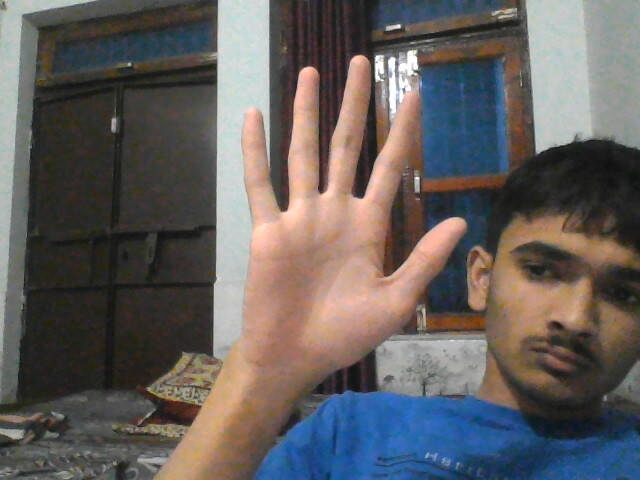
#> input picture dito.jpg, 640 x 480 px, found by its file name
$ python image_process.py
#> lines starting #> are read from the running program, lines starting #| are printed output that depends on the picture; after the words box and inside, x2 and y2 are one past the last pixel; in counts of white or black regions, pixels touching at a corner belong together
import cv2
import numpy as np
import matplotlib.pyplot as plt
file="D:\Device-Control-Using-OpenCV-and-ML\Device-Control-Using-OpenCV-and-ML\dito.jpg"
hand_xml=cv2.CascadeClassifier('D:/Device-Control-Using-OpenCV-and-ML/Device-Control-Using-OpenCV-and-ML/opencv/hand_detection.xml')
frame=cv2.imread(file)
#> frame is the input picture: shape (480, 640, 3); mean B, G, R 94.2, 95.6, 100.3
frame = cv2.resize(frame, (800, 800))
#> frame: shape (800, 800, 3)

temp=cv2.cvtColor(frame,cv2.COLOR_BGR2GRAY)
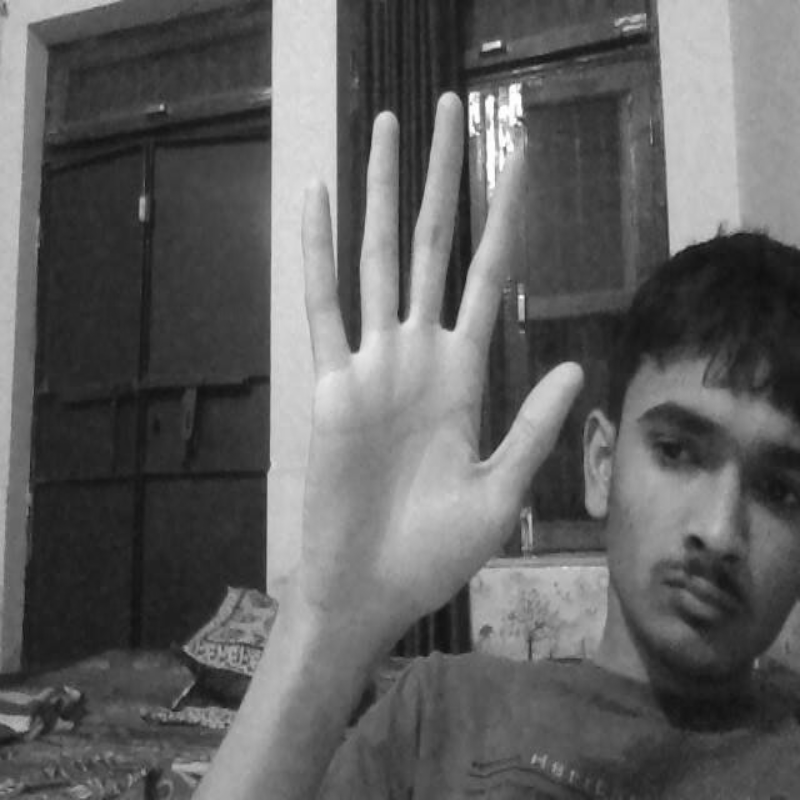
#> temp: shape (800, 800); min 15, max 255, mean 96.8
thresh, im_bw = cv2.threshold(temp, 128, 255, cv2.THRESH_BINARY | cv2.THRESH_OTSU)
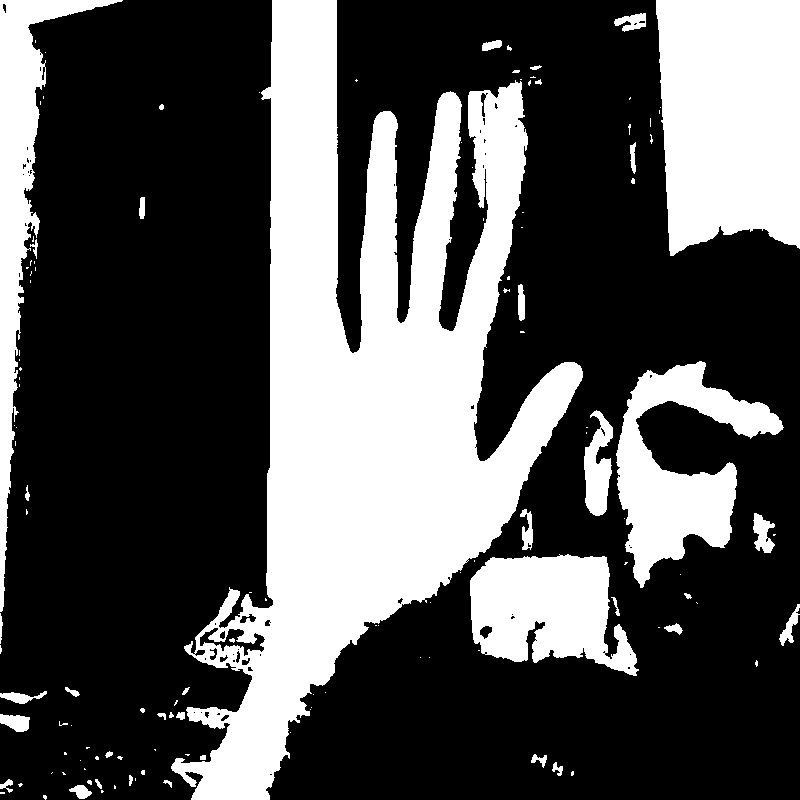
#> im_bw: shape (800, 800); 33.2% white; 130 white regions (88 under 20 px), largest, box (x1, y1, x2, y2) and area: (171, 0, 583, 800) 129240, (656, 0, 800, 256) 32841, (616, 361, 784, 588) 15618
#> thresh = 114
# [10 lines of commented-out code are left out]
gray = cv2.cvtColor(frame, cv2.COLOR_BGR2GRAY)
palm = hand_xml.detectMultiScale(gray, 1.1, 4)
#> palm = [[187, 166, 426, 426]]
#plt.imshow(palm)
for (x,y,w,h) in palm:
    roi_gray=gray[y:y+h,x:x+w]
    roi_color=frame[y:y+w,x:x+w]
    cv2.rectangle(frame, (x, y), (x+w, y+h), (255, 0, 0), 2)
    hand_palm= hand_xml.detectMultiScale(roi_gray)
    if len(hand_palm)==0:
        print("No hand detected")
    else:
        for (ex,ey,ew,eh) in hand_palm:
            hand_roi=roi_color[ey:ey+eh,ex:ex+ew]
#> this loop made 1 pass
#> (x, y, w, h, hand_palm) on pass 1: (187, 166, 426, 426, [[44, 48, 337, 337]])
#> pass 1, `roi_gray=gray[y:y+h,x:x+w]`:
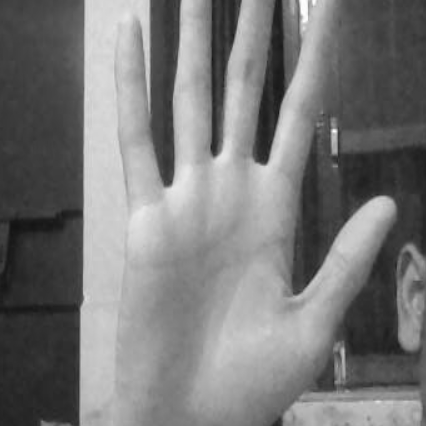
#> roi_gray: shape (426, 426); min 18, max 255, mean 120.8
#> pass 1, `roi_color=frame[y:y+w,x:x+w]`:
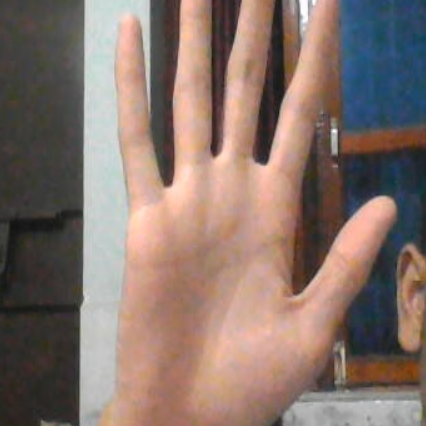
#> roi_color: shape (426, 426, 3); mean B, G, R 108.1, 115.9, 135.1
#> after the loop:
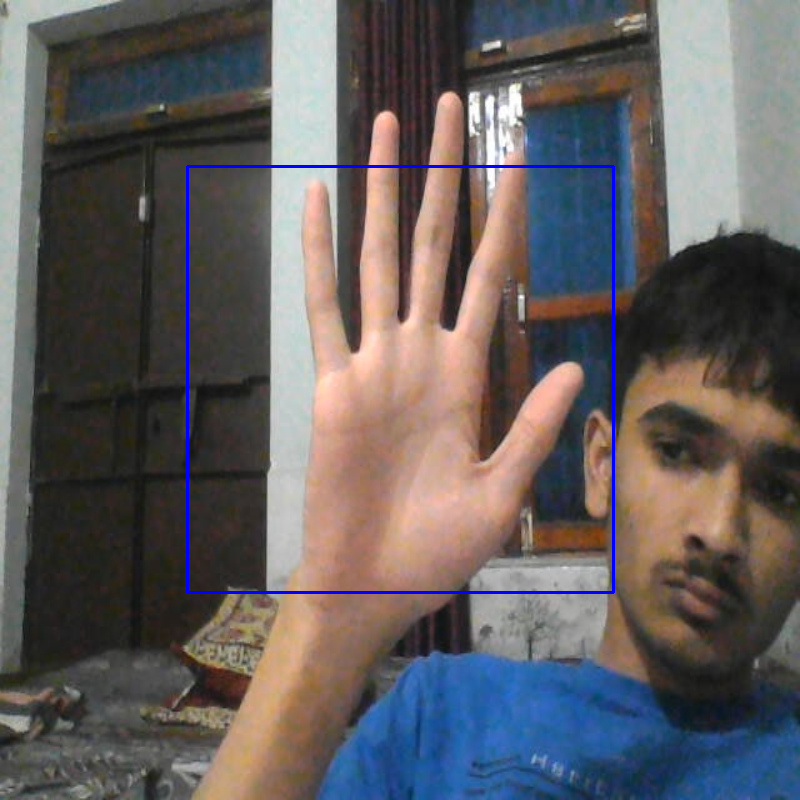
#> frame: shape (800, 800, 3); mean B, G, R 95.5, 94.8, 99.4
    #plt.imshow(frame,(x,y),(x+w,y+w),)
frame=cv2.resize(frame,(224,224))
#> frame: shape (224, 224, 3)
print((len(frame[0]),len(frame)))
#| (224, 224)
plt.imshow(frame) # detection with square part
plt.imshow(hand_roi) #crop detected part
plt.show()
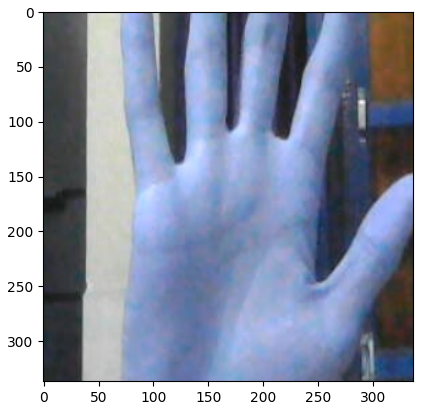
#> figure drawn by matplotlib, 1 panel; B, G, R data is drawn as R, G, B
ditto=cv2.cvtColor(frame,cv2.COLOR_RGB2GRAY)
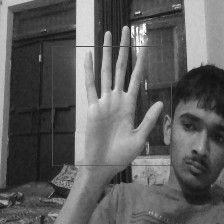
#> ditto: shape (224, 224); min 16, max 254, mean 95.4

frame=cv2.cvtColor(frame,cv2.COLOR_BGR2HSV)
#> frame: shape (224, 224, 3); mean H, S, V 49.3, 67.6, 114.4


# cv2.imshow("frame",frame)
# cv2.imshow("ditto",ditto)
cv2.waitKey(0)
cv2.destroyAllWindows()
